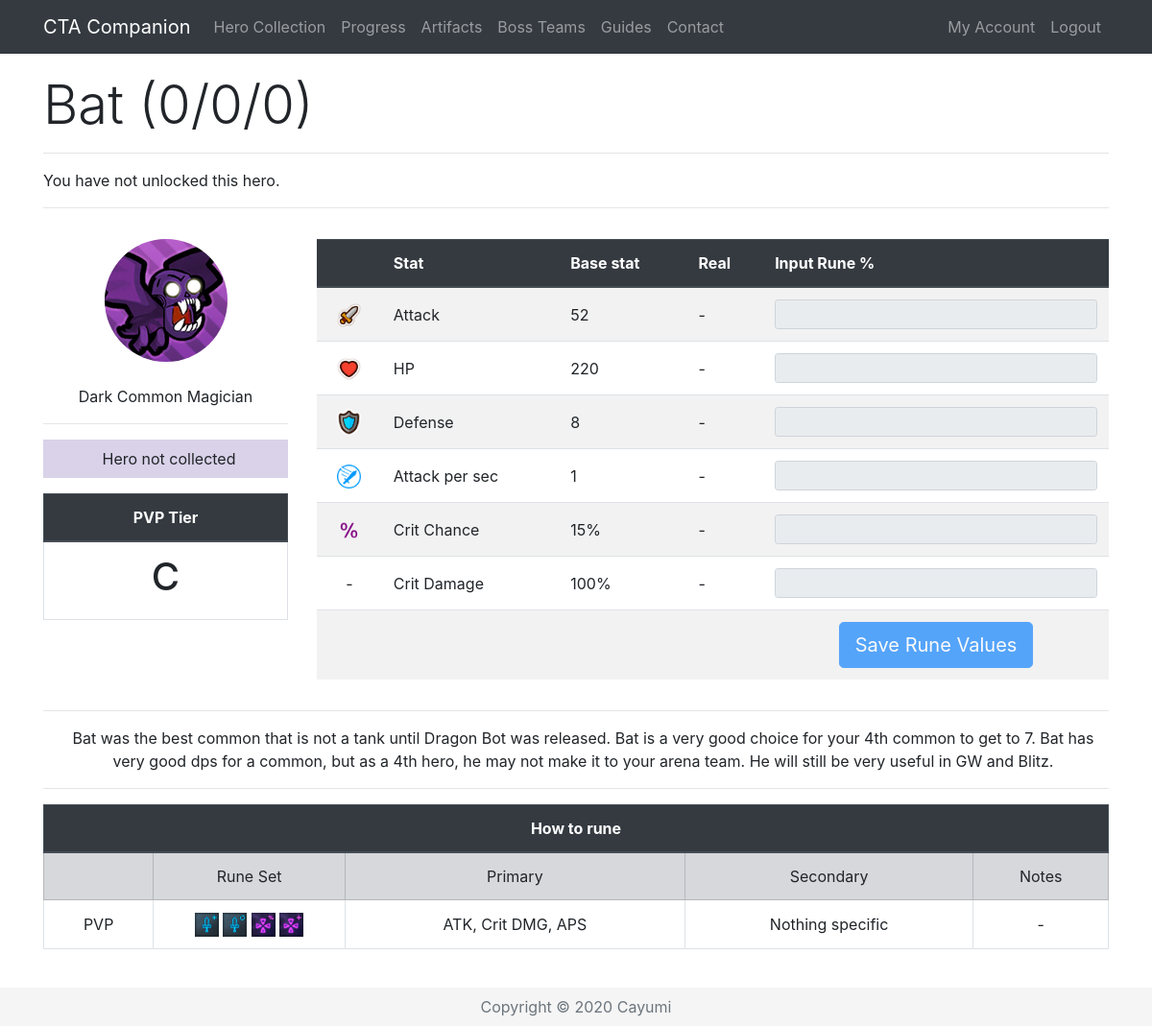
The page /Hero/6 (signed in) on the database as committed earlier.
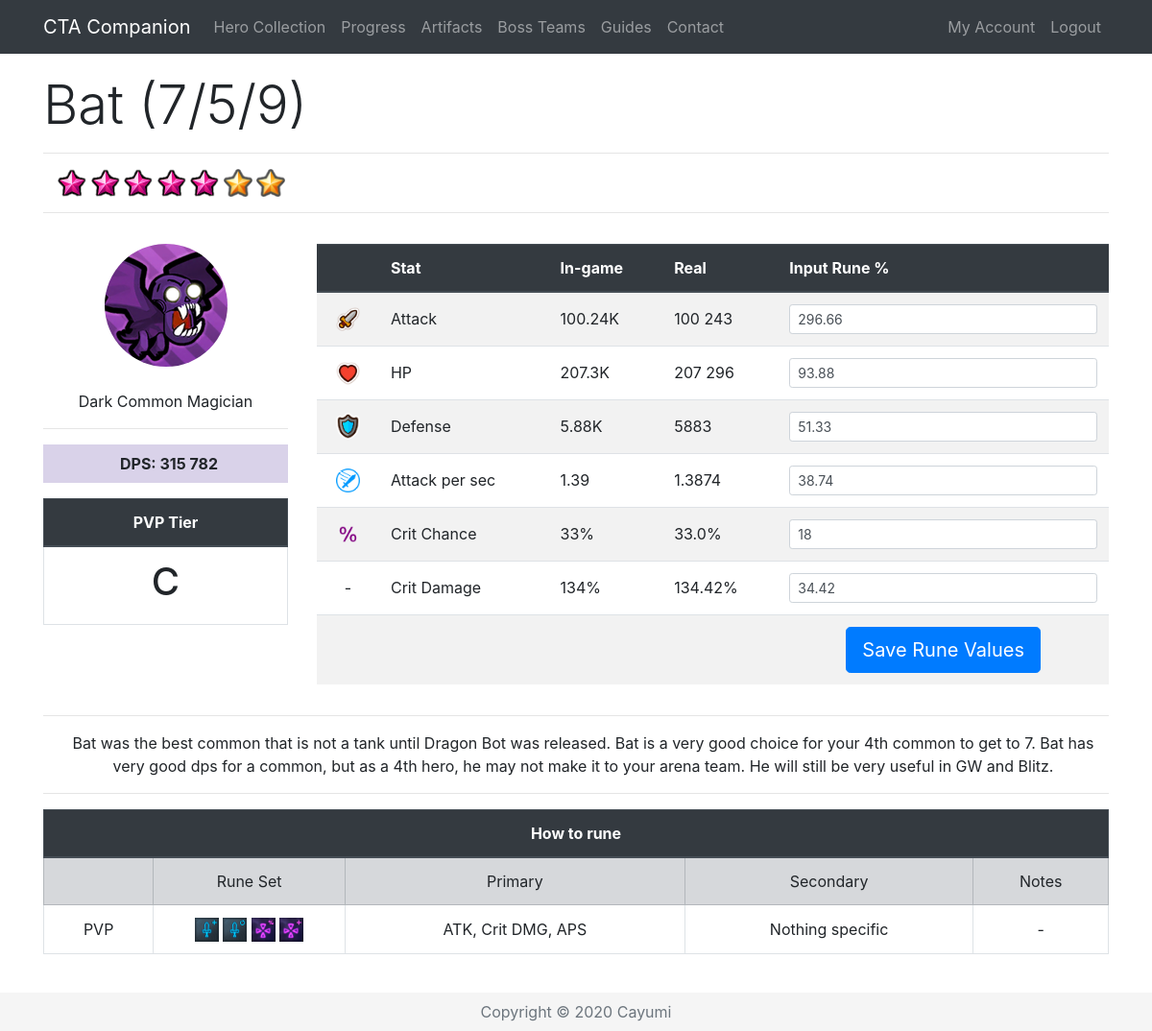
The same page on the database as committed later.
### app/models.py (models this page shows, shortened)
class Hero(db.Model):
    id = db.Column(db.Integer, primary_key=True)
    level = db.Column(db.Integer, index=True)
    awaken = db.Column(db.Integer, index=True)
    wpn = db.Column(db.Integer, index=True)
    medals = db.Column(db.Integer, index=True)
    runedAtk = db.Column(db.Integer, index=True)
    runedHp = db.Column(db.Integer, index=True)
    runedDef = db.Column(db.Integer, index=True)
    runedAps = db.Column(db.Integer, index=True)
    runedCrit = db.Column(db.Integer, index=True)
    runedCritDmg = db.Column(db.Integer, index=True)
    user_id = db.Column(db.Integer, db.ForeignKey('user.id'))
    base_id = db.Column(db.Integer, db.ForeignKey('base.id'))
    def displayStat(self, stat):
        if stat < 1000:
            return str(int(round(stat, 0)))
        elif stat > 1000000:
            return str(round(stat/1000000, 2))+"M"
        else:
            return str(round(stat/1000, 2))+"K"
    def displayOther(self, x):
        return '{:,}'.format(x).replace(',', ' ')
    def atk(self):
        runedAttack = self.runedAtk
        base = self.baseStats.atk
        level = self.level
        awaken = self.awaken
        atk = int(base * (2 ** (level - 1)) * (1.5 ** awaken))
        runedAtk = atk + (atk * (runedAttack / 100))
        return int(runedAtk)
    def raidAtk(self, art, buff):
        runedAttack = self.runedAtk
        base = self.baseStats.atk
        level = self.level
        awaken = self.awaken
        atk = base * (2 ** (level - 1)) * (1.5 ** awaken)
        runedAtk = (atk + (atk * ((runedAttack+art) / 100))) * self.baseStats.crusher + atk * buff / 100
        return runedAtk
    def hp(self):
        runedHP = self.runedHp
        base = self.baseStats.hp
        level = self.level
        awaken = self.awaken
        hp = int(base * (2 ** (level - 1)) * (1.5 ** awaken))
        runedHP = hp + (hp * (runedHP / 100))
        return int(runedHP)
    def defense(self):
        runedDef = self.runedDef
        base = self.baseStats.defense
        level = self.level
        awaken = self.awaken
        defense = int(base * (2 ** (level - 1)) * (1.5 ** awaken))
        runedDef = defense + (defense * (runedDef / 100))
        return int(runedDef)
    def aps(self):
        runedAps = self.runedAps
        base = self.baseStats.aps
        runedAps = base + (base * (runedAps / 100))
        return runedAps
    def crit(self):
        runedCrit = self.runedCrit
        base = self.baseStats.crit
        return (base + runedCrit)/100
    def critDmg(self):
        runedDmg = self.runedCritDmg
        base = self.baseStats.critDmg
        return (base + runedDmg)/100
    def dpsSP2(self):
        sp2 = self.baseStats.sp2
        sp2num = self.baseStats.sp2num
        atk = self.atk()
        aps = self.aps()
        crit = self.crit()
        critDmg = self.critDmg()
        dps = ((atk * aps * (1-crit)) + (atk * aps * crit * (1+critDmg))) * (6 + sp2 * sp2num)/7
        dps = int(round(dps))
        return '{:,}'.format(dps).replace(',', ' ')

class Base(db.Model):
    id = db.Column(db.Integer, primary_key=True)
    name = db.Column(db.String(32), index=True, unique=True)
    nameSafe = db.Column(db.String(32), index=True, unique=True)
    job = db.Column(db.String(16), index=True)
    rarity = db.Column(db.String(16), index=True)
    element = db.Column(db.String(16), index=True)
    gender = db.Column(db.String(16), index=True)
    crusher = db.Column(db.Integer, index=True)
    fly = db.Column(db.Integer, index=True)
    blitz = db.Column(db.Integer, index=True)
    atk = db.Column(db.Integer, index=True)
    hp = db.Column(db.Integer, index=True)
    defense = db.Column(db.Integer, index=True)
    crit = db.Column(db.Integer, index=True)
    critDmg = db.Column(db.Integer, index=True)
    movespeed = db.Column(db.Integer, index=True)
    aps = db.Column(db.Integer, index=True)
    arange = db.Column(db.Integer, index=True)
    resistance = db.Column(db.Integer, index=True)
    frenzy = db.Column(db.Integer, index=True)
    dodge = db.Column(db.Integer, index=True)
    stun = db.Column(db.Integer, index=True)
    stunTime = db.Column(db.Integer, index=True)
    aoe = db.Column(db.Integer, index=True)
    ult = db.Column(db.Integer, index=True)
    kshp = db.Column(db.Integer, index=True)
    gold = db.Column(db.Integer, index=True)
    freeze = db.Column(db.Integer, index=True)
    freezeTime = db.Column(db.Integer, index=True)
    freezeDmg = db.Column(db.Integer, index=True)
    burn = db.Column(db.Integer, index=True)
    burnTime = db.Column(db.Integer, index=True)
    burnDmg = db.Column(db.Integer, index=True)
    poison = db.Column(db.Integer, index=True)
    poisonTime = db.Column(db.Integer, index=True)
    poisonDmg = db.Column(db.Integer, index=True)
    sp2 = db.Column(db.Integer, index=True)
    sp2num = db.Column(db.Integer, index=True)
    buffElement = db.Column(db.String(16), index=True)
    buffType = db.Column(db.Integer, index=True)
    buffStat = db.Column(db.String(16), index=True)
    buff = db.Column(db.Integer, index=True)
    heroes = db.relationship('Hero', backref='baseStats', lazy='dynamic')

### app/routes.py (the view, shortened to what this page needs)
@app.route('/Hero/<heroid>', methods=["GET", "POST"])
@login_required
def hero(heroid):
    user = User.query.join(Hero).filter(Hero.id == heroid)
    selectedHero = Hero.query.get(heroid)
    if request.method == "GET":
        return render_template('hero.html', selectedHero=selectedHero, title=selectedHero.baseStats.name, user=user,
                               heroDict=heroDict)

### app/models.py (called while the page is built)
@login.user_loader
def load_user(id):
    return User.query.get(int(id))

### app/templates/hero.html (shortened to what the changed rows need)
{% extends "base.html" %}
{% block content %}
{% if user[0] == current_user %}
{% set current = selectedHero.baseStats.nameSafe %}
 <div class="row pt-3">
    <div class="col-lg-12">
      <h1 class="display-4">{{ selectedHero.baseStats.name }} ({{ selectedHero.level }}/{{ selectedHero.awaken }}/{{ selectedHero.wpn }}) </h1>
      <hr>
        {% if selectedHero.level > 0 %}
      <p class="instructions">
          {% for i in range(selectedHero.awaken) %}
          <img src="{{ url_for('static', filename='awaken.png') }}" width="30" alt="Awaken">
          {% endfor %}
          {%for i in range(selectedHero.level - selectedHero.awaken) %}
          <img src="{{ url_for('static', filename='star.png') }}" width="30" alt="Star">
          {% endfor %}
      </p>
        {% else %}
        <p class="instruction">You have not unlocked this hero.</p>
        {% endif %}
      <hr>
    </div>
 </div>
  <div class="row align-middle">
    <div class="col-lg-3 text-center align-middle pt-3">
        <img class="img-fluid rounded-circle" src="/static/{{selectedHero.baseStats.nameSafe}}.png" alt="{{selectedHero.baseStats.name}}"><br><br>
        {{ selectedHero.baseStats.element }} {{ selectedHero.baseStats.rarity }} {{ selectedHero.baseStats.job }}<hr>
        {% if selectedHero.level > 0 %}
        <p class="instructions {{selectedHero.baseStats.element}}{{selectedHero.baseStats.rarity}}"><b>DPS: {{ selectedHero.dpsSP2() }}</b></p>
        {% else %}
        <p class="instructions {{selectedHero.baseStats.element}}{{selectedHero.baseStats.rarity}}">Hero not collected</p>
        {% endif %}
        <table class="table table-bordered">
        <thead class="thead-dark">
        <tr>
            <th colspan="2">PVP Tier</th>
        </tr>
        </thead>
        <tr>
            <td><h1>
                {% if heroDict[current] %}
                {{ heroDict[current][4] }}
                {% else %}
                -
                {% endif %}
            </h1>
            </td>
        </tr>
    </table>
      </div>
      <div class="col lg-9 pt-3">
<form action="/Hero/{{ selectedHero.id }}" method="post" novalidate>
 <table class="table table-striped">
     <thead class="thead-dark">
          <tr>
              <th>&nbsp;</th>
              <th>Stat</th>
              <th>{% if selectedHero.level > 0 %}In-game{% else %}Base stat{% endif %}</th>
              <th>Real</th>
              <th>Input Rune %</th>
          </tr>
          </thead>
              <tr class="text-left">
                  <td class="align-middle text-center"><img src="{{ url_for('static', filename='atk.png') }}" width="25" alt="Attack"></td>
                  <td class="align-middle">Attack</td>
                  {% if selectedHero.level > 0 %}
                  <td class="align-middle">{{ selectedHero.displayStat(selectedHero.atk()) }}</td>
                  <td class="align-middle">{{ selectedHero.displayOther(selectedHero.atk()) }}</td>
                  <td><input type="text" maxlength="10" class="form-control form-control-sm" id="{{ selectedHero.id }}runedAtk" value="{{ selectedHero.runedAtk }}" name="{{ selectedHero.id }}runedAtk"></td>
                  {% else %}
                  <td class="align-middle">{{ selectedHero.baseStats.atk }}</td>
                  <td class="align-middle">-</td>
                  <td><input type="text" maxlength="10" class="form-control form-control-sm" disabled></td>
                  {% endif %}
              </tr>
              <tr class="text-left">
                  <td class="align-middle text-center"><img src="{{ url_for('static', filename='hp.png') }}" width="25" alt="HP"></td>
                  <td class="align-middle">HP</td>
                  {% if selectedHero.level > 0 %}
                  <td class="align-middle">{{ selectedHero.displayStat(selectedHero.hp()) }}</td>
                  <td class="align-middle">{{ selectedHero.displayOther(selectedHero.hp()) }}</td>
                  <td><input type="text" maxlength="10" class="form-control form-control-sm" id="{{ selectedHero.id }}runedHp" value="{{ selectedHero.runedHp }}" name="{{ selectedHero.id }}runedHp" onkeypress="return isNumber9(event)"></td>
                  {% else %}
                  <td class="align-middle">{{ selectedHero.baseStats.hp }}</td>
                  <td class="align-middle">-</td>
                  <td><input type="text" maxlength="10" class="form-control form-control-sm" disabled></td>
                  {% endif %}
              </tr>
              <tr class="text-left">
                  <td class="align-middle text-center"><img src="{{ url_for('static', filename='def.png') }}" width="25" alt="Defense"></td>
                  <td class="align-middle">Defense</td>
                  {% if selectedHero.level > 0 %}
                  <td class="align-middle">{{ selectedHero.displayStat(selectedHero.defense()) }}</td>
                  <td class="align-middle">{{ selectedHero.defense() }}</td>
                  <td><input type="text" maxlength="10" class="form-control form-control-sm" id="{{ selectedHero.id }}runedDef" value="{{ selectedHero.runedDef }}" name="{{ selectedHero.id }}runedDef" onkeypress="return isNumber9(event)"></td>
                  {% else %}
                  <td class="align-middle">{{ selectedHero.baseStats.defense }}</td>
                  <td class="align-middle">-</td>
                  <td><input type="text" maxlength="10" class="form-control form-control-sm" disabled></td>
                  {% endif %}
              </tr>
              <tr class="text-left">
                  <td class="align-middle text-center"><img src="{{ url_for('static', filename='aps.png') }}" width="25" alt="APS"></td>
                  <td class="align-middle">Attack per sec</td>
                  {% if selectedHero.level > 0 %}
                  <td class="align-middle">{{ selectedHero.aps()|round(2, 'common' ) }}</td>
                  <td class="align-middle">{{ selectedHero.aps() }}</td>
                  <td><input type="text" maxlength="10" class="form-control form-control-sm" id="{{ selectedHero.id }}runedAps" value="{{ selectedHero.runedAps }}" name="{{ selectedHero.id }}runedAps" onkeypress="return isNumber9(event)"></td>
                  {% else %}
                  <td class="align-middle">{{ selectedHero.baseStats.aps }}</td>
                  <td class="align-middle">-</td>
                  <td><input type="text" maxlength="10" class="form-control form-control-sm" disabled></td>
                  {% endif %}
              </tr>
                <tr class="text-left">
                  <td class="align-middle text-center"><img src="{{ url_for('static', filename='crit.png') }}" width="25" alt="Crit Chance"></td>
                  <td class="align-middle">Crit Chance</td>
                  {% if selectedHero.level > 0 %}
                  <td class="align-middle">{{ (selectedHero.crit()*100)|round|int }}%</td>
                  <td class="align-middle">{{ selectedHero.crit()*100 }}% </td>
                  <td><input type="text" maxlength="10" class="form-control form-control-sm" id="{{ selectedHero.id }}runedCrit" value="{{ selectedHero.runedCrit }}" name="{{ selectedHero.id }}runedCrit" onkeypress="return isNumber9(event)"></td>
                  {% else %}
                  <td class="align-middle">{{ selectedHero.baseStats.crit }}%</td>
                  <td class="align-middle">-</td>
                  <td><input type="text" maxlength="10" class="form-control form-control-sm" disabled></td>
                  {% endif %}
                </tr>
              <tr class="text-left">
                  <td class="align-middle text-center">-</td>
                  <td class="align-middle">Crit Damage</td>
                  {% if selectedHero.level > 0 %}
                  <td class="align-middle">{{ ((selectedHero.critDmg())*100)|round|int }}%</td>
                  <td class="align-middle">{{ (selectedHero.critDmg()*100)|round(2, 'common') }}%</td>
                  <td><input type="text" maxlength="10" class="form-control form-control-sm" id="{{ selectedHero.id }}runedCritDmg" value="{{ selectedHero.runedCritDmg }}" name="{{ selectedHero.id }}runedCritDmg" onkeypress="return isNumber9(event)"></td>
                  {% else %}
                  <td class="align-middle">{{ selectedHero.baseStats.critDmg }}%</td>
                  <td class="align-middle">-</td>
                  <td><input type="text" maxlength="10" class="form-control form-control-sm" disabled></td>
                  {% endif %}
              </tr>
     <tr class="text-center">
                  <td>&nbsp;</td>
                  <td>&nbsp;</td>
                  <td>&nbsp;</td>
                  <td>&nbsp;</td>
                  {% if selectedHero.level > 0 %}
                  <td><button class="btn btn-primary btn-lg" type="submit">Save Rune Values</button></td>
                  {% else %}
                  <td><button class="btn btn-primary btn-lg" type="submit" disabled>Save Rune Values</button></td>
                  {% endif %}
              </tr>
          </table>
</form>
    </div>
      </div>
{% if heroDict[current] %}
<div class="row">
    <div class="col-lg-12 text-center">
        <hr>
        <p class="instructions">{{ heroDict[current][5] }}</p>
        <hr>
    </div>
</div>
<div class="row">
    <div class="col-lg-12 text-center">
      <table class="table table-bordered">
          <thead class="thead-dark">
          <tr>
              <th colspan="5">How to rune</th>
          </tr>
          </thead>
          <tr class="table-secondary align-middle">
              <td>&nbsp;</td>
              <td width="18%">Rune Set</td>
              <td>Primary</td>
              <td>Secondary</td>
              <td>Notes</td>
          </tr>
          <tr class="align-middle">
              <td class="align-middle">PVP</td>
              <td class="align-middle">
                  {% for i in heroDict[current][0] %}
                  <img class="img-fluid" src="/static/{{i}}.png" alt="{{i}}" name="{{i}}" width="25">
                  {% endfor %}
              </td>
              <td class="align-middle">{{ heroDict[current][1] }}</td>
              <td class="align-middle">{{ heroDict[current][2] }}</td>
              <td class="align-middle">{{ heroDict[current][3] }}</td>
          </tr>
      </table>
    </div>
</div>
{% endif %}
<br>
{% endif %}
{% endblock %}

Rows that differ between the two databases and show on the page:
changed through a linked row, Base "Bat": dpsSP2 (not shown) → "315 782"; baseStats.atk "52" → (not shown); baseStats.hp "220" → (not shown); baseStats.defense "8" → (not shown); baseStats.aps "1" → (not shown); baseStats.crit "15" → (not shown); baseStats.critDmg "100" → (not shown)
changed Hero: level "0" → "7"; awaken "0" → "5"; wpn "0" → "9"; displayStat (not shown) → "100.24K"; displayOther (not shown) → "100 243"; runedAtk (not shown) → "296.66"; displayStat (not shown) → "207.3K"; displayOther (not shown) → "207 296"; runedHp (not shown) → "93.88"; displayStat (not shown) → "5.88K"; defense (not shown) → "5883"; runedDef (not shown) → "51.33"; aps (not shown) → "1.39"; aps (not shown) → "1.3874"; runedAps (not shown) → "38.74"; (selectedHero.crit()*100)|round|int (not shown) → "33"; selectedHero.crit()*100 (not shown) → "33.0"; runedCrit (not shown) → "18"; ((selectedHero.critDmg())*100)|round|int (not shown) → "134"; (selectedHero.critDmg()*100)|round(2,'common') (not shown) → "134.42"; runedCritDmg (not shown) → "34.42"
Other text that changed with them:
text no longer shown: "You have not unlocked this hero. Hero not collected Base stat - - - - - -"
text now shown: "DPS: In-game"
